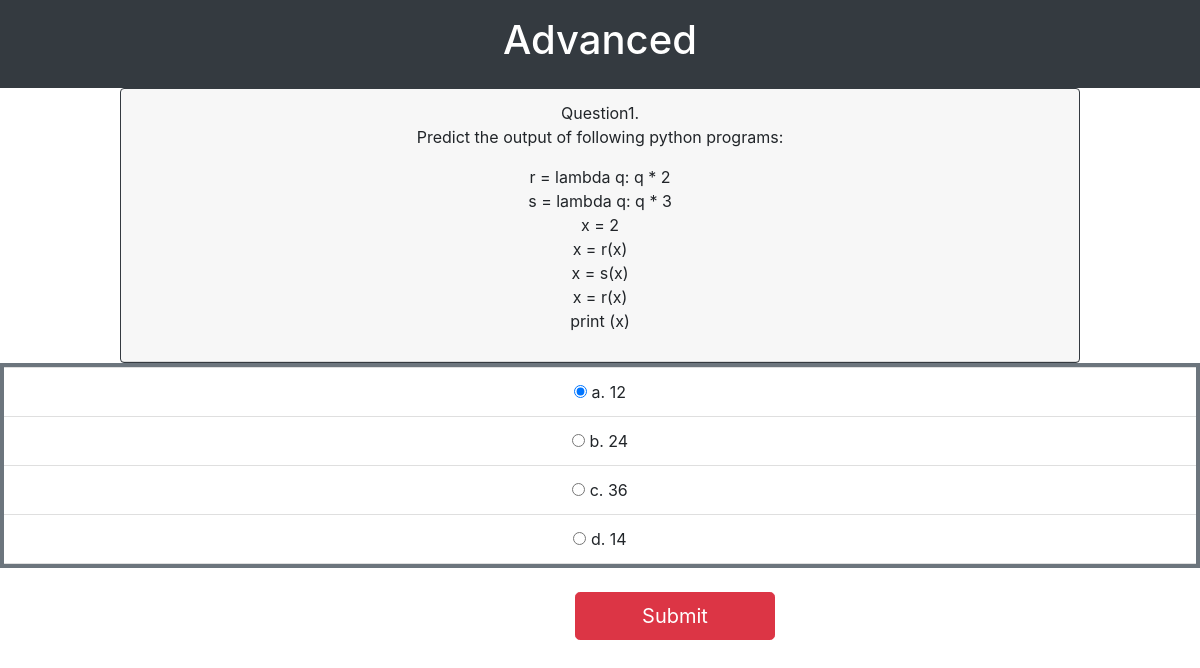
The app's page /advanced (signed in) with its own data.
### advancedapp/models.py (models this page shows)
class AdvancedQuiz(models.Model):
    question_number = models.IntegerField(default=True)
    question = models.TextField(max_length=500, default=True)
    option1 = models.CharField(max_length=300, default=True)
    option2 = models.CharField(max_length=300, default=True)
    option3 = models.CharField(max_length=300, default=True)
    option4 = models.CharField(max_length=300, default=True)
    answer = models.CharField(max_length=300, default=True)

### advancedapp/views.py (the view)
# urls.py: path('advanced', views.adv_view, name='advanced'),
@login_required
def adv_view(request):
    questions = AdvancedQuiz.objects.all()
    paginator = Paginator(questions, 1)
    page_number = request.GET.get('page')
    page_obj = paginator.get_page(page_number)
    context = {
        'heading': 'Advanced',
        'title': 'Quiz-App',
        'page_obj': page_obj,
    }
    return render(request, 'advanced.html', context)

### advancedapp/templates/advanced.html
{% extends 'start.html' %}

### quizapp/templates/start.html (shortened to what this page needs)
{% block mycontents %}
<html lang="en">
<head>
  <link rel="stylesheet" href="https://maxcdn.bootstrapcdn.com/bootstrap/4.0.0/css/bootstrap.min.css">
</head>
<body onload="cleardata_onload()">
<center>
<div class=".container p-3 bg-dark text-white">
    {% if heading %}
        <h1>{{ heading }}</h1>
    {% else %}
        <h1>Heading</h1>
    {% endif %}
</div>
	{% for q in page_obj %}
        <div class="border border-dark card" style="width: 60rem;">
            <div class="card-header">
                Question{{ q.question_number }}.  {{ q.question|linebreaks }}
            </div>
        </div>
        <ul class="p-1 bg-secondary list-group list-group-flush">
		    <li class="list-group-item">
                <input type = "radio" name = "option" value = "a" id = "q1a" checked>
                a. {{ q.option1 }}
            </li>
            <li class="list-group-item">
                <input type = "radio" name = "option" value = "b" id = "q1b">
                b. {{ q.option2 }}
            </li>
            <li class="list-group-item">
                <input type = "radio" name = "option" value = "c" id = "q1c">
                c. {{ q.option3 }}
            </li>
            <li class="list-group-item">
            <input type = "radio" name = "option" value = "d" id = "q1d">
                d. {{ q.option4 }}
            </li>
        </ul>
	{% endfor %}
    <br>
    <div class="pagination">
        <span class="step-links">
            {% if page_obj.has_next %}
                <a style="margin-left:575px; width:200px;" href="?page={{ page_obj.next_page_number }}"
                   class="btn btn-danger btn-lg" onclick="submitBtn()">Submit</a>
            {% else %}
                <a style="margin-left:575px; width:200px;" href="{% url 'index' %}"
                   class="btn btn-danger btn-lg" onclick="submitBtn()">Submit</a>
			{% endif %}&nbsp;&nbsp;&nbsp;&nbsp;
        </span>
    </div>
</center>
</body>
</html>
{% endblock mycontents %}

### records on screen
AdvancedQuiz: question_number "1", question "Predict the output of following python programs: r = lambda q: q * 2 s = lambda q: q * 3 x = 2 x = r(x) x = s(x) x = r(x) print (x)", option1 "12", option2 "24", option3 "36", option4 "14"

### other values on screen
{{ heading }} "Advanced"
